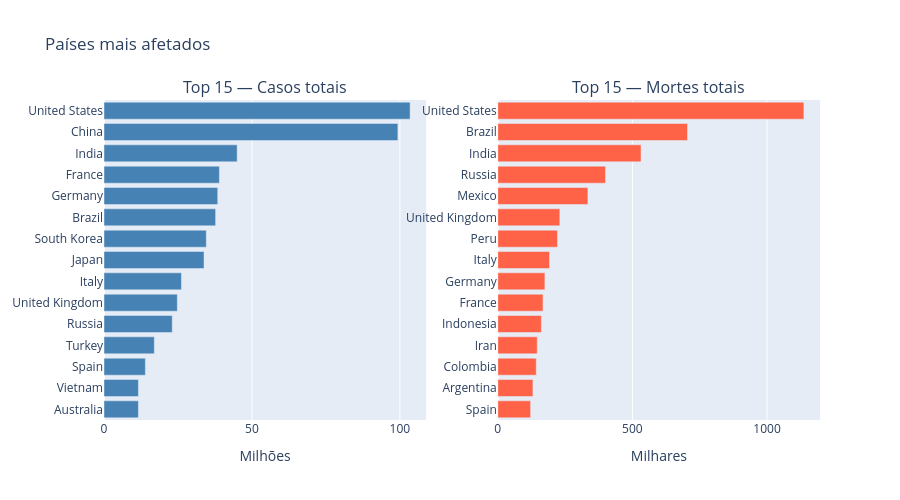

The cell this chart's notebook holds for it:
### Markdown cell above
## 4. Gráfico 2 — Top 15 países em casos e mortes

### Code cell
top15_casos = df_latest.nlargest(15, 'total_cases')
top15_mortes = df_latest.nlargest(15, 'total_deaths')

fig_top = make_subplots(
    rows=1, cols=2,
    subplot_titles=('Top 15 — Casos totais', 'Top 15 — Mortes totais')
)

fig_top.add_trace(
    go.Bar(
        x=top15_casos['total_cases'] / 1e6,
        y=top15_casos['location'],
        orientation='h',
        marker_color='steelblue',
        name='Casos (mi)',
        hovertemplate='%{y}: %{x:.1f}M casos<extra></extra>'
    ),
    row=1, col=1
)

fig_top.add_trace(
    go.Bar(
        x=top15_mortes['total_deaths'] / 1e3,
        y=top15_mortes['location'],
        orientation='h',
        marker_color='tomato',
        name='Mortes (mil)',
        hovertemplate='%{y}: %{x:.0f}K mortes<extra></extra>'
    ),
    row=1, col=2
)

fig_top.update_yaxes(autorange='reversed')
fig_top.update_xaxes(title_text='Milhões', row=1, col=1)
fig_top.update_xaxes(title_text='Milhares', row=1, col=2)
fig_top.update_layout(height=500, showlegend=False, title_text='Países mais afetados')
fig_top.show()

### Figure 1 — Plotly figure (JSON) as saved in the notebook; plotly's stock layout.template omitted (floating-point values rounded to 4 significant figures)
{"data": [{"hovertemplate": "%{y}: %{x:.1f}M casos<extra></extra>", "marker": {"color": "steelblue"}, "name": "Casos (mi)", "orientation": "h", "type": "bar", "x": [103.4, 99.32, 45.0, 39.0, 38.44, 37.72, 34.57, 33.8, 26.17, 24.78, 23.06, 17.0, 13.98, 11.62, 11.62], "xaxis": "x", "y": ["United States", "China", "India", "France", "Germany", "Brazil", "South Korea", "Japan", "Italy", "United Kingdom", "Russia", "Turkey", "Spain", "Vietnam", "Australia"], "yaxis": "y"}, {"hovertemplate": "%{y}: %{x:.0f}K mortes<extra></extra>", "marker": {"color": "tomato"}, "name": "Mortes (mil)", "orientation": "h", "type": "bar", "x": [1137.0, 704.7, 532.0, 400.1, 334.7, 230.4, 221.7, 192.0, 175.0, 168.0, 161.9, 146.5, 142.9, 130.5, 121.9], "xaxis": "x2", "y": ["United States", "Brazil", "India", "Russia", "Mexico", "United Kingdom", "Peru", "Italy", "Germany", "France", "Indonesia", "Iran", "Colombia", "Argentina", "Spain"], "yaxis": "y2"}], "layout": {"annotations": [{"font": {"size": 16}, "showarrow": false, "text": "Top 15 — Casos totais", "x": 0.225, "xanchor": "center", "xref": "paper", "y": 1, "yanchor": "bottom", "yref": "paper"}, {"font": {"size": 16}, "showarrow": false, "text": "Top 15 — Mortes totais", "x": 0.775, "xanchor": "center", "xref": "paper", "y": 1, "yanchor": "bottom", "yref": "paper"}], "height": 500, "showlegend": false, "title": {"text": "Países mais afetados"}, "xaxis": {"anchor": "y", "domain": [0, 0.45], "title": {"text": "Milhões"}}, "xaxis2": {"anchor": "y2", "domain": [0.55, 1], "title": {"text": "Milhares"}}, "yaxis": {"anchor": "x", "autorange": "reversed", "domain": [0, 1]}, "yaxis2": {"anchor": "x2", "autorange": "reversed", "domain": [0, 1]}}}
